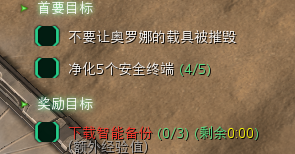
#> input picture tests/ocr sampling/test.png, 295 x 154 px
$ python tunev3_green.py
#> lines starting #> are read from the running program, lines starting #| are printed output that depends on the picture; after the words box and inside, x2 and y2 are one past the last pixel; in counts of white or black regions, pixels touching at a corner belong together
#> in main, img is the input picture: shape (154, 295, 3); mean B, G, R 82.6, 110.3, 131.6
# -*- coding: utf-8 -*-
import cv2
import numpy as np

# === 填入你的截图路径 ===
IMAGE_PATH = 'test.png'
# =====================

window_name = 'Ultimate OCR Tuner V3'

def nothing(x):
    pass

def processing_pipeline(img_bgr):
    # === 1. 获取滑块参数 ===
    scale_x10 = cv2.getTrackbarPos('Scale (x10)', window_name)
    color_mode = cv2.getTrackbarPos('Color Mode', window_name) # 新功能：选择颜色策略
    erode_iter = cv2.getTrackbarPos('Erode (Thin)', window_name) # 新功能：把字变细

    bilateral_d = cv2.getTrackbarPos('Bilateral d', window_name)
    sigma_color = cv2.getTrackbarPos('SigmaColor', window_name)

    thresh_mode = cv2.getTrackbarPos('Thresh Mode', window_name) # 0=Adaptive, 1=Global
    block_size = cv2.getTrackbarPos('BlockSize', window_name)
    c_val = cv2.getTrackbarPos('C / Global Thresh', window_name)

    # === 2. 放大 (Scale) ===
    # 针对"3"这种小字，必须放大，否则根本没有像素空间去展示中间的空隙
    scale = max(1.0, scale_x10 / 10.0)
    h, w = img_bgr.shape[:2]
#> h = 154; w = 295
    img_resized = cv2.resize(img_bgr, (int(w * scale), int(h * scale)), interpolation=cv2.INTER_CUBIC)
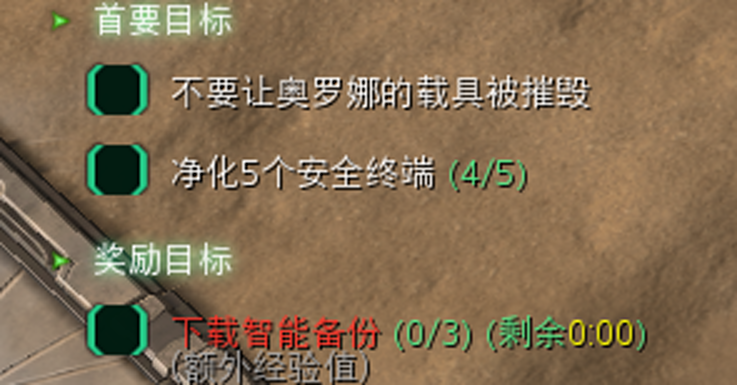
#> img_resized: shape (385, 737, 3); mean B, G, R 82.6, 110.3, 131.6

    # === 3. 颜色分离策略 (核心修正) ===
    b, g, r = cv2.split(img_resized)
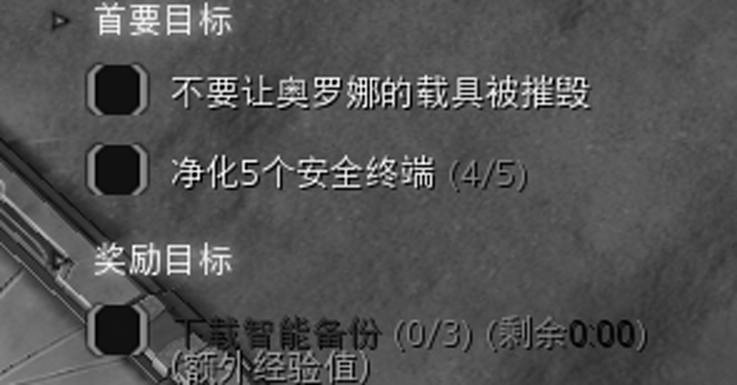
#> b: shape (385, 737); min 0, max 255, mean 82.6
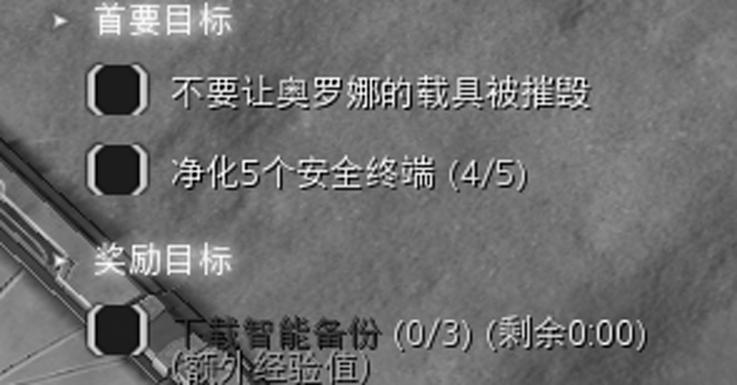
#> g: shape (385, 737); min 0, max 255, mean 110.3
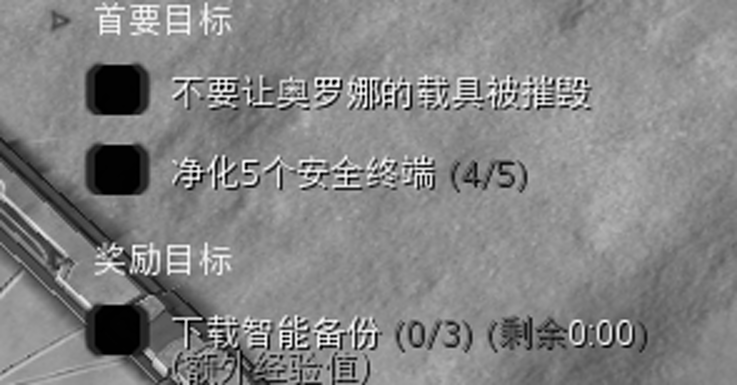
#> r: shape (385, 737); min 0, max 255, mean 131.6

    if color_mode == 0:
        # [模式0] 默认灰度 (适合黑白字)
        gray = cv2.cvtColor(img_resized, cv2.COLOR_BGR2GRAY)

    elif color_mode == 1:
        # [模式1] 绿字专用 (Green - Red)
        # 杀手锏：利用沙子有红色而绿字没红色的特性
        # 结果：沙子变黑，绿字极亮
        gray = cv2.subtract(g, r)
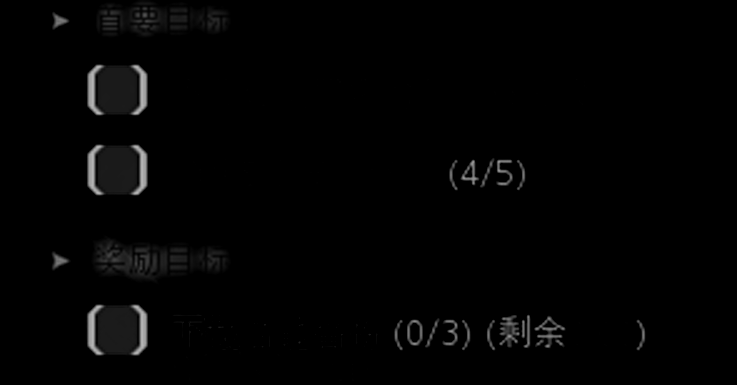
#> gray: shape (385, 737); min 0, max 183, mean 3.1

    elif color_mode == 2:
        # [模式2] 蓝字/青字专用 (Blue Channel)
        # 那个"3"其实有点偏青色(Cyan)，蓝色通道里它很亮，而黄沙(R+G)在蓝色通道很暗
        gray = b

    elif color_mode == 3:
        # [模式3] 高亮滤镜 (Max Channel)
        # 适合黄字、白字
        gray = cv2.max(cv2.max(b, g), r)

    # === 4. 双边滤波 (去噪) ===
    d = max(1, bilateral_d)
    filtered = cv2.bilateralFilter(gray, d=d, sigmaColor=sigma_color, sigmaSpace=75)

    # === 5. 阈值处理 (二值化) ===
    if thresh_mode == 0:
        # 自适应阈值 (应对光照不均)
        bs = block_size
        if bs % 2 == 0: bs += 1
        if bs < 3: bs = 3
        binary = cv2.adaptiveThreshold(filtered, 255, cv2.ADAPTIVE_THRESH_GAUSSIAN_C,
                                     cv2.THRESH_BINARY, bs, c_val)
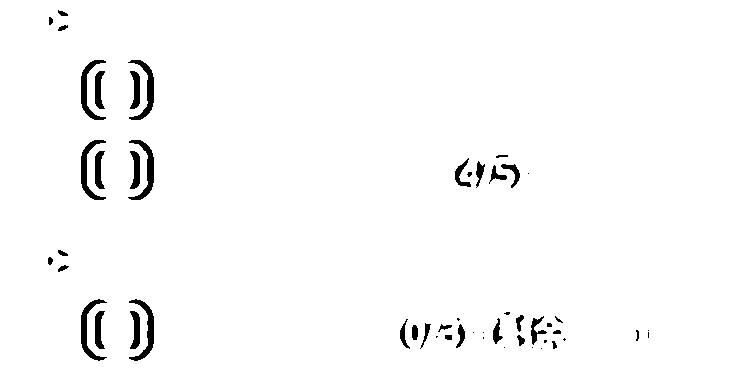
#> binary: shape (385, 737); 97.9% white; 53 black regions (17 under 20 px), largest, box (x1, y1, x2, y2) and area: (128, 60, 154, 120) 461, (128, 140, 154, 200) 460, (129, 299, 154, 361) 453
    else:
        # 全局阈值 (Fixed Threshold)
        # 如果背景已经通过颜色分离变成了纯黑，用这个往往比自适应更干净！
        # 此时 C_val 用作固定阈值 (0-255)
        _, binary = cv2.threshold(filtered, c_val, 255, cv2.THRESH_BINARY)

    # === 6. 腐蚀/削细 (Erode) ===
    # 专门解决“3中间糊成一团黑”的问题
    # 原理：把白色的像素剥掉一层，让字变细，中间的洞就显出来了
    if erode_iter > 0:
        kernel = cv2.getStructuringElement(cv2.MORPH_RECT, (2, 2))
        binary = cv2.erode(binary, kernel, iterations=erode_iter)

    return binary

def main():
    img = cv2.imread(IMAGE_PATH)
    if img is None:
        print(f"找不到图片: {IMAGE_PATH}")
        return

    cv2.namedWindow(window_name, cv2.WINDOW_NORMAL)
    cv2.resizeWindow(window_name, 1200, 900)

    # === 滑块配置 ===
    # 放大: 必须有，针对"3"这种小字，不放大没法搞
    cv2.createTrackbar('Scale (x10)', window_name, 25, 50, nothing)

    # 核心1: 颜色模式。对付绿字，请选 Mode 1 或 2
    cv2.createTrackbar('Color Mode', window_name, 1, 3, nothing)

    # 核心2: 削细。解决"糊成一团"
    cv2.createTrackbar('Erode (Thin)', window_name, 0, 3, nothing)

    # 滤波
    cv2.createTrackbar('Bilateral d', window_name, 9, 30, nothing)
    cv2.createTrackbar('SigmaColor', window_name, 100, 200, nothing)

    # 阈值模式: 0=自适应, 1=固定全局
    cv2.createTrackbar('Thresh Mode', window_name, 0, 1, nothing)

    # BlockSize (仅自适应模式有效)
    cv2.createTrackbar('BlockSize', window_name, 25, 101, nothing)

    # C / Global Thresh:
    # 在自适应模式下是 C (推荐 5-20)
    # 在固定模式下是 阈值 (推荐 50-150)
    cv2.createTrackbar('C / Global Thresh', window_name, 10, 255, nothing)

    print("="*40)
    print("【调试指南】")
    print("1. Color Mode (颜色模式):")
    print("   - 试着切到 [1] (绿-红) 或 [2] (纯蓝)。")
    print("   - 这通常能瞬间把黄沙背景变黑，把绿字变白。")
    print("2. Thresh Mode (阈值模式):")
    print("   - 如果 Mode 1 背景已经很黑了，切到 [1] (全局阈值)。")
    print("   - 然后调整 'C / Global Thresh' 直到字迹清晰。")
    print("3. Erode (Thin):")
    print("   - 如果'3'中间是黑的，往右拉一格！")
    print("   - 这会把字变细，中间的洞就出来了。")
    print("="*40)

    while True:
        result = processing_pipeline(img)
        cv2.imshow(window_name, result)
        if cv2.waitKey(50) & 0xFF == 27: break
#> (key Esc is pressed here)

    cv2.destroyAllWindows()

if __name__ == '__main__':
    main()
